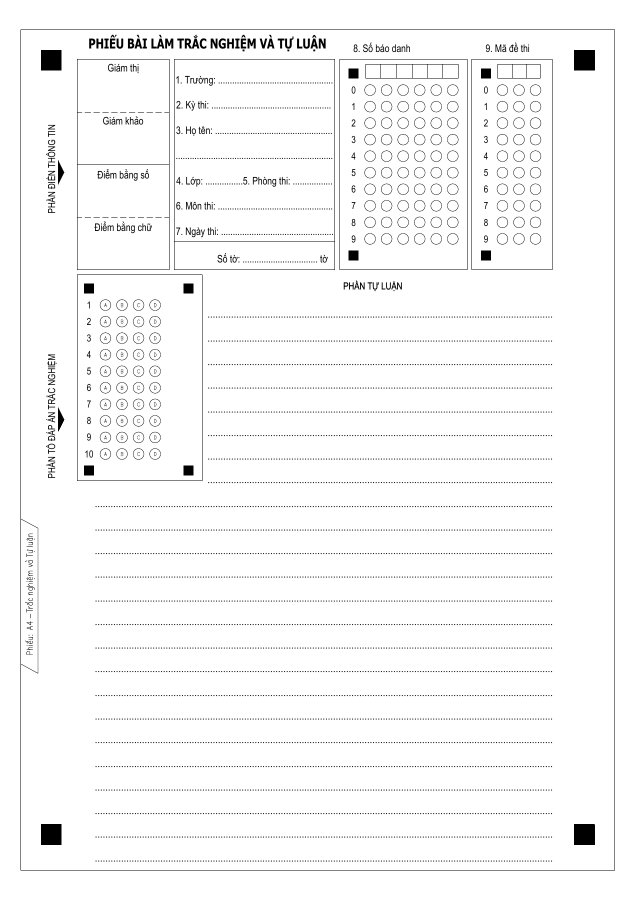
#> input picture assets/templates/abcd-10-v1.png, 1272 x 1800 px, found by its file name (shown at 1/2 size)
$ python generate-omr-fixtures.py ../assets/templates
#> lines starting #> are read from the running program, lines starting #| are printed output that depends on the picture
from pathlib import Path
from PIL import Image, ImageDraw
import numpy as np
import sys

root=Path(sys.argv[1]);out=root/'test/fixtures';out.mkdir(parents=True,exist_ok=True)
im=Image.open(root/'assets/templates/abcd-10-v1.png').convert('RGB')
#> im is the input picture: PIL image 1272x1800 RGB; min 0, max 255, mean 247.9
d=ImageDraw.Draw(im)
def dot(x,y):
    d.ellipse((round(x)-8,round(y)-8,round(x)+8,round(y)+8),fill=(20,20,20))
for i,a in enumerate('ABCDABCDAB'):dot(211+33*'ABCD'.index(a),610+33.1*i)
for i,a in enumerate('001286'):dot(740+33*i,179.5+33.15*int(a))
for i,a in enumerate('132'):dot(1005+33*i,179.5+33.15*int(a))
im.save(out/'ten-132-clean.png')
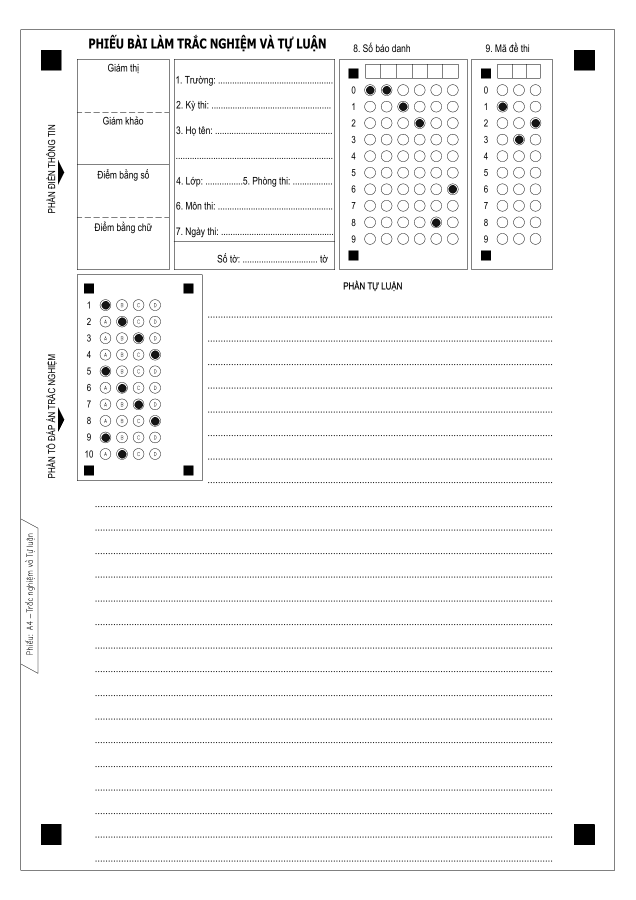
#> saved as ten-132-clean.png: PIL image 1272x1800 RGB (shown at 1/2 size); min 0, max 255, mean 247.4
# Independent projective transform of the entire printed and filled sheet.
src=[(0,0),(1271,0),(1271,1799),(0,1799)]
dst=[(85,65),(1190,20),(1235,1730),(30,1780)]
rows=[];values=[]
for (x,y),(u,v) in zip(dst,src):
    rows.extend([[x,y,1,0,0,0,-u*x,-u*y],[0,0,0,x,y,1,-v*x,-v*y]])
    values.extend([u,v])
coeffs=np.linalg.solve(np.array(rows,dtype=float),np.array(values,dtype=float))
warped=im.transform(im.size,Image.Transform.PERSPECTIVE,coeffs,Image.Resampling.BICUBIC,fillcolor='white')
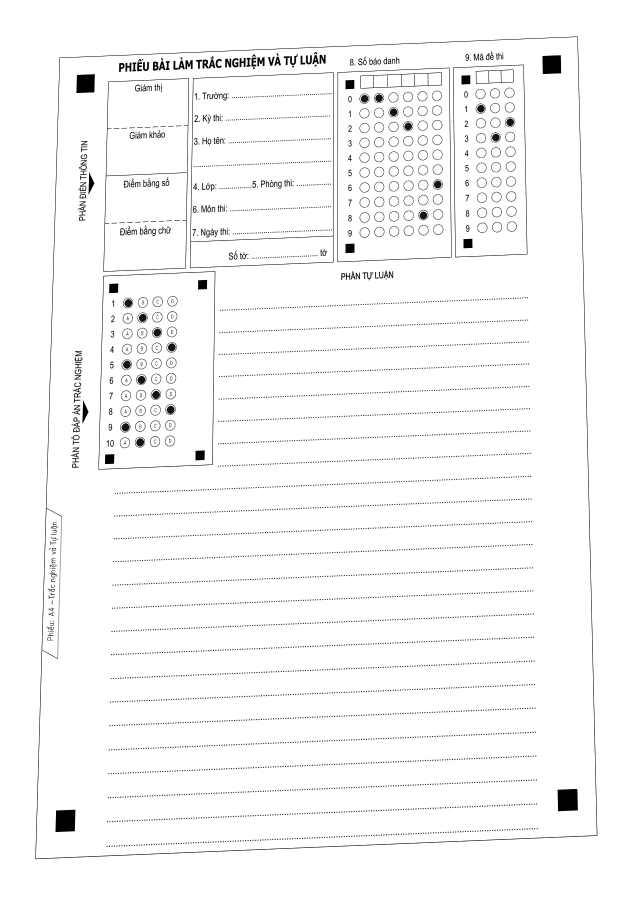
#> warped: PIL image 1272x1800 RGB (shown at 1/2 size); min 0, max 255, mean 248.2
warped.save(out/'ten-132-perspective.jpg',quality=88)

$ run again, with assets/templates/abcd-40-compact-v1.png copied over assets/templates/abcd-10-v1.png
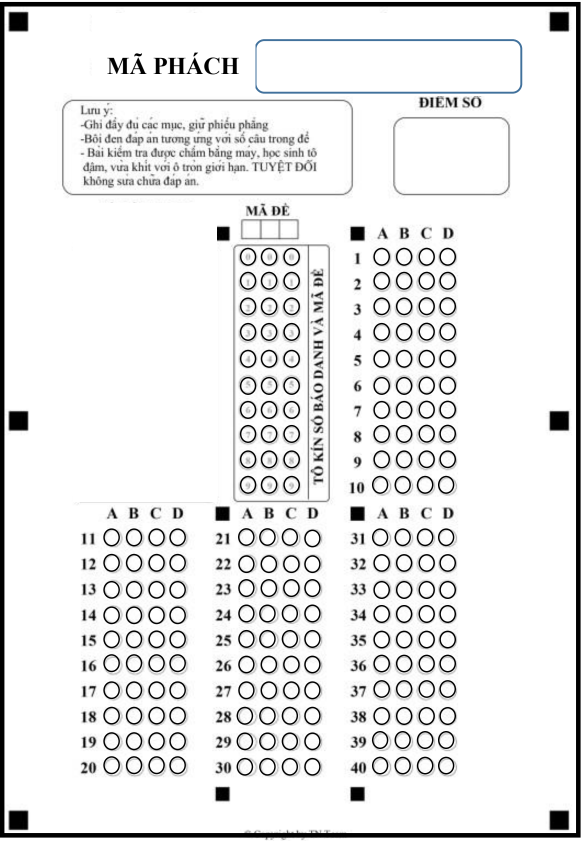
#> input picture assets/templates/abcd-40-compact-v1.png, 1164 x 1682 px, found by its file name (shown at 1/2 size)
#> im is the input picture: PIL image 1164x1682 RGB; mean R, G, B 232.2, 232.3, 232.4
#> `im.save(out/'ten-132-clean.png')`:
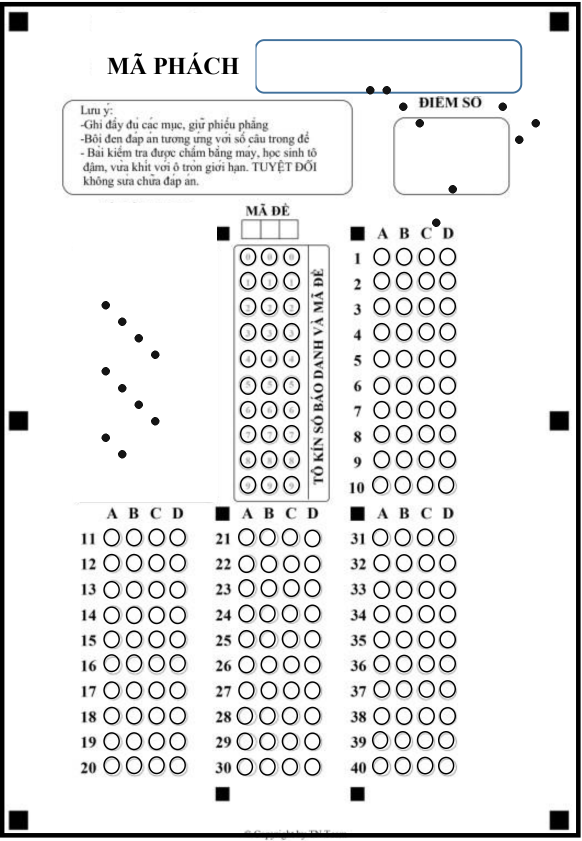
#> saved as ten-132-clean.png: PIL image 1164x1682 RGB (shown at 1/2 size); mean R, G, B 231.7, 231.8, 231.9
#> `warped=im.transform(im.size,Image.Transform.PERSPECTIVE,coeffs,Image.R..`:
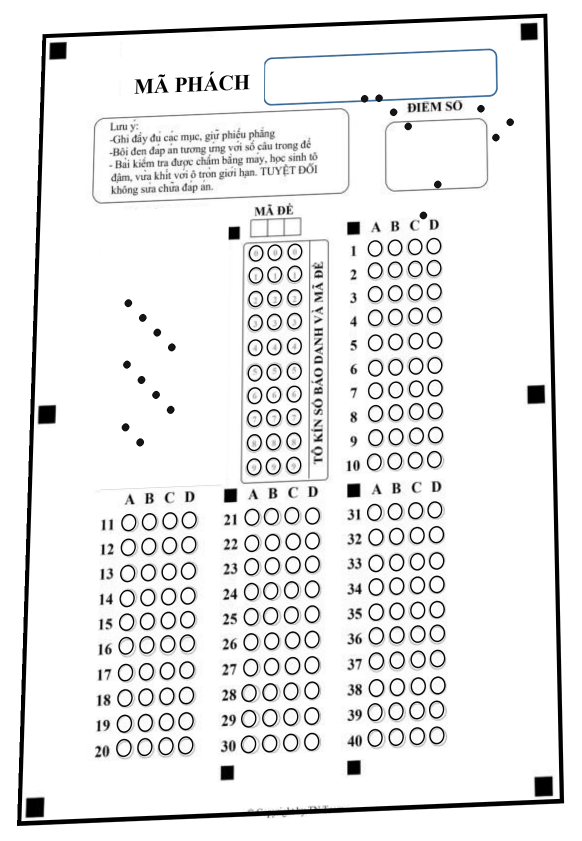
#> warped: PIL image 1164x1682 RGB (shown at 1/2 size); mean R, G, B 234.8, 234.9, 235

$ run again, with assets/templates/part-answers.png copied over assets/templates/abcd-10-v1.png
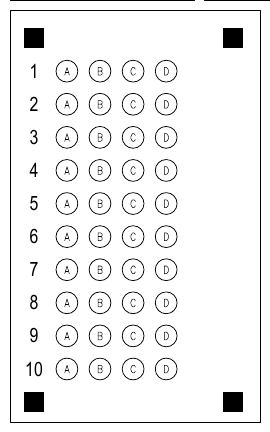
#> input picture assets/templates/part-answers.png, 270 x 432 px, found by its file name
#> im is the input picture: PIL image 270x432 RGB; min 0, max 255, mean 240.6
#> `warped=im.transform(im.size,Image.Transform.PERSPECTIVE,coeffs,Image.R..`:
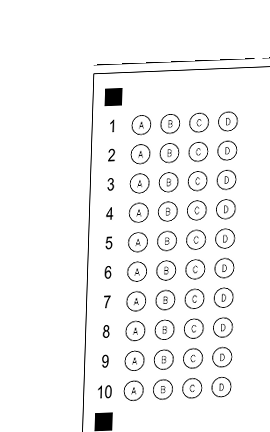
#> warped: PIL image 270x432 RGB; min 0, max 255, mean 245.7

$ run again, with assets/templates/part-candidate.png copied over assets/templates/abcd-10-v1.png
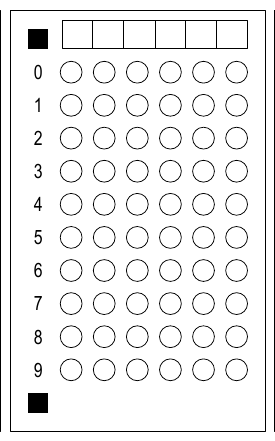
#> input picture assets/templates/part-candidate.png, 275 x 441 px, found by its file name
#> im is the input picture: PIL image 275x441 RGB; min 0, max 255, mean 239
#> `warped=im.transform(im.size,Image.Transform.PERSPECTIVE,coeffs,Image.R..`:
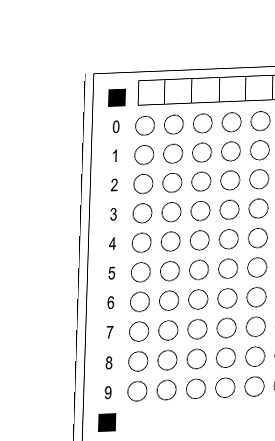
#> warped: PIL image 275x441 RGB; min 0, max 255, mean 244.6
